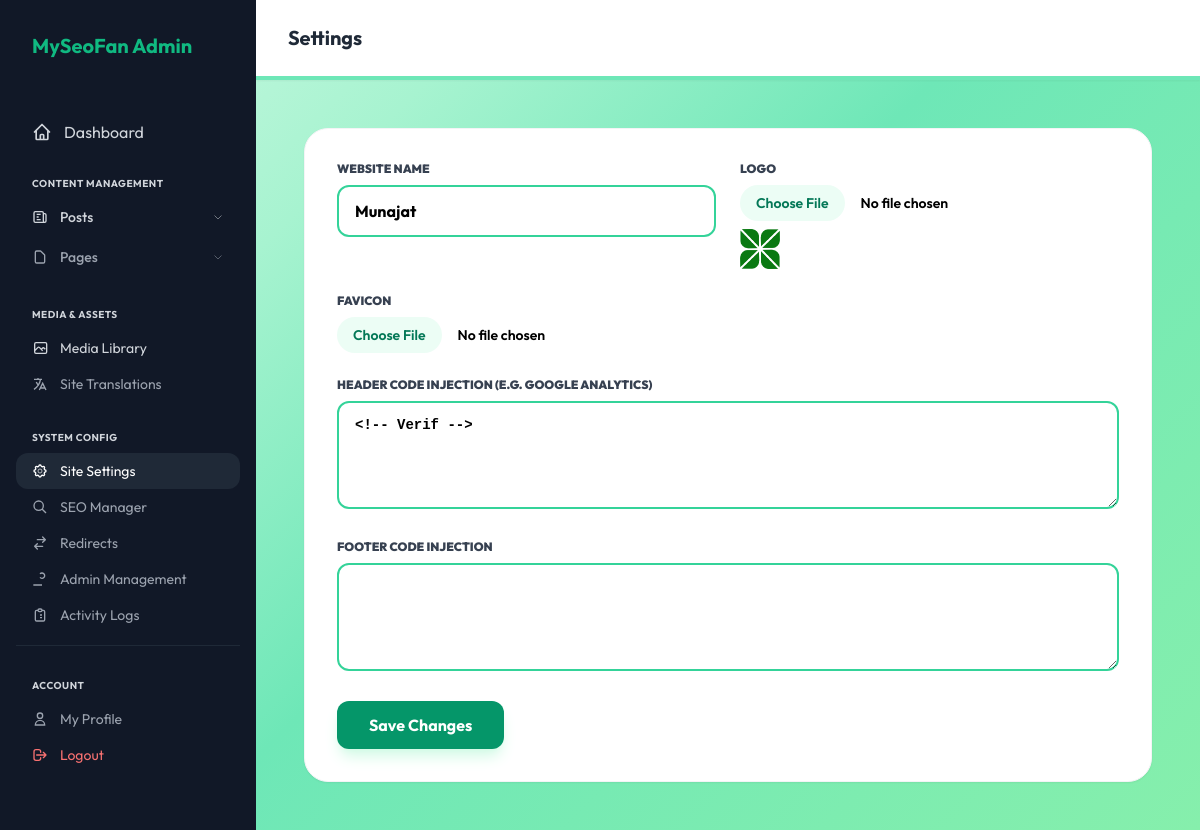
The page /admin/settings.php (signed in) on the database as committed earlier.
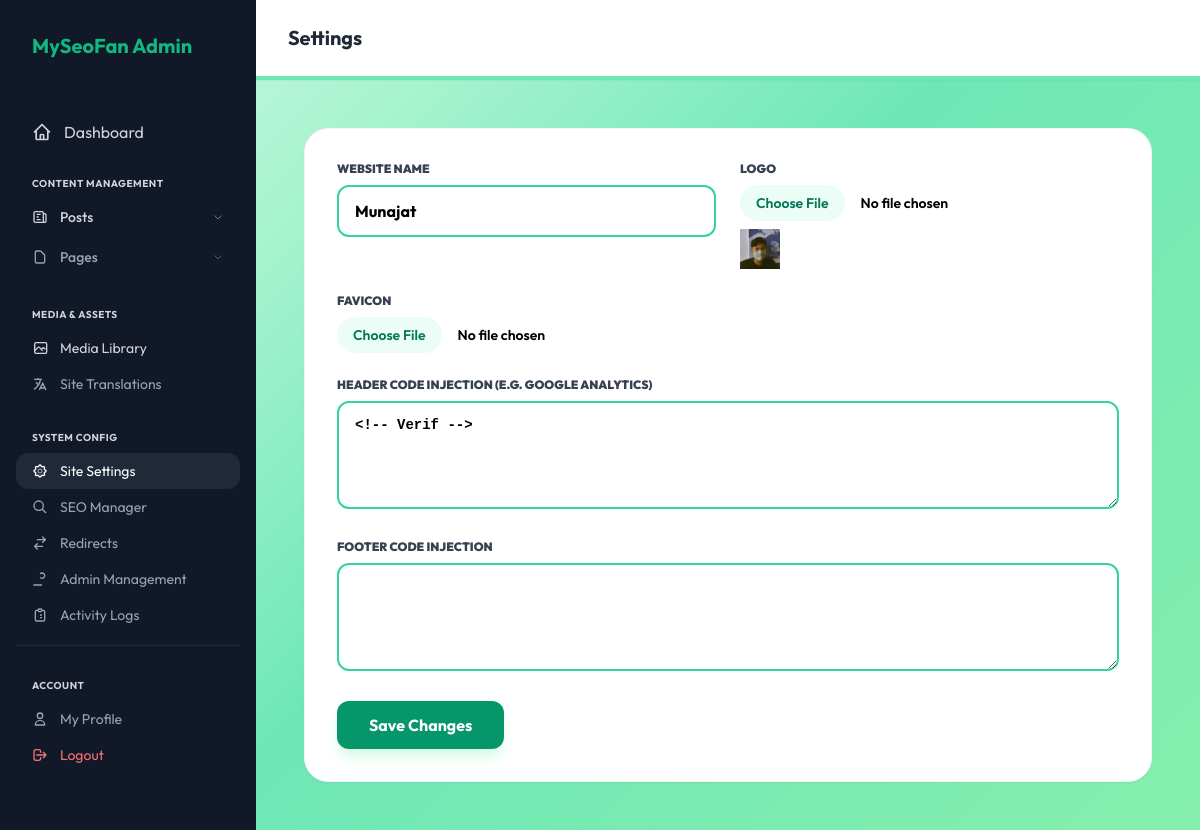
The same page on the database as committed later.
### tables this page shows
CREATE TABLE site_settings (id INTEGER PRIMARY KEY AUTOINCREMENT, site_name TEXT, logo_path TEXT, favicon_path TEXT, header_code TEXT, footer_code TEXT);

### includes/db.php (called while the page is built, shortened)
<?php
function getSiteSettings($pdo)
{
    try {
        $data = $pdo->query("SELECT * FROM site_settings WHERE id = 1")->fetch();
        return $data ?: [
            'site_name' => 'MySeoFan',
            'logo_path' => '',
            'favicon_path' => '',
            'header_code' => '',
            'footer_code' => ''
        ];
    } catch (\Exception $e) {
        return [
            'site_name' => 'MySeoFan',
            'logo_path' => '',
            'favicon_path' => '',
            'header_code' => '',
            'footer_code' => ''
        ];
    }
}

### admin/settings.php (the view, shortened to what this page needs)
<?php
require_once '../includes/db.php';
$settings = getSiteSettings($pdo);
?>
<!DOCTYPE html>
<html lang="en">
<head>
    <script src="https://cdn.tailwindcss.com"></script>
</head>
<body class="flex">
    <?php include 'includes/sidebar.php'; ?>
    <main class="flex-1 min-h-screen">
        <header class="bg-white border-b-4 border-emerald-300 px-8 h-20 flex items-center justify-between shadow-sm">
            <div>
                <h3 class="text-xl font-bold text-gray-800">Settings</h3>
            </div>
        </header>
        <div class="p-12">
            <div class="bg-white p-8 rounded-3xl shadow-sm border border-gray-100 max-w-4xl">
                <form action="" method="POST" enctype="multipart/form-data" class="space-y-6">
                    <div class="grid md:grid-cols-2 gap-6">
                        <div>
                            <label class="block text-xs font-black text-gray-700 uppercase mb-2">Website Name</label>
                            <input type="text" name="site_name"
                                value="<?php echo htmlspecialchars($settings['site_name'] ?? ''); ?>"
                                class="w-full px-4 py-3 rounded-xl border-2 border-emerald-400 bg-white outline-none focus:border-emerald-600 font-bold text-black">
                        </div>
                        <div>
                            <label class="block text-xs font-black text-gray-700 uppercase mb-2">Logo</label>
                            <input type="file" name="logo"
                                class="w-full text-sm font-semibold text-black file:mr-4 file:py-2 file:px-4 file:rounded-full file:border-0 file:text-sm file:font-semibold file:bg-emerald-50 file:text-emerald-700 hover:file:bg-emerald-100">
                            <?php if (!empty($settings['logo_path'])): ?>
                                <img src="../<?php echo $settings['logo_path']; ?>" class="mt-2 h-10">
                            <?php endif; ?>
                        </div>
                    </div>
                    <div class="grid md:grid-cols-2 gap-6">
                        <div>
                            <label class="block text-xs font-black text-gray-700 uppercase mb-2">Favicon</label>
                            <input type="file" name="favicon"
                                class="w-full text-sm font-semibold text-black file:mr-4 file:py-2 file:px-4 file:rounded-full file:border-0 file:text-sm file:font-semibold file:bg-emerald-50 file:text-emerald-700 hover:file:bg-emerald-100">
                        </div>
                    </div>
                    <div>
                        <label class="block text-xs font-black text-gray-700 uppercase mb-2">Header Code Injection (e.g.
                            Google
                            Analytics)</label>
                        <textarea name="header_code" rows="4"
                            class="w-full px-4 py-3 rounded-xl border-2 border-emerald-400 bg-white outline-none focus:border-emerald-600 font-mono text-sm font-semibold text-black"><?php echo htmlspecialchars($settings['header_code'] ?? ''); ?></textarea>
                    </div>
                    <div>
                        <label class="block text-xs font-black text-gray-700 uppercase mb-2">Footer Code
                            Injection</label>
                        <textarea name="footer_code" rows="4"
                            class="w-full px-4 py-3 rounded-xl border-2 border-emerald-400 bg-white outline-none focus:border-emerald-600 font-mono text-sm font-semibold text-black"><?php echo htmlspecialchars($settings['footer_code'] ?? ''); ?></textarea>
                    </div>
                    <button type="submit"
                        class="bg-emerald-600 text-white px-8 py-3 rounded-xl font-bold hover:bg-emerald-700 transition-all shadow-lg shadow-emerald-100">
                        Save Changes
                    </button>
                </form>
            </div>
        </div>
    </main>
</body>
</html>

Rows that differ between the two databases and show on the page:
changed site_settings "Munajat": logo_path: a different picture
